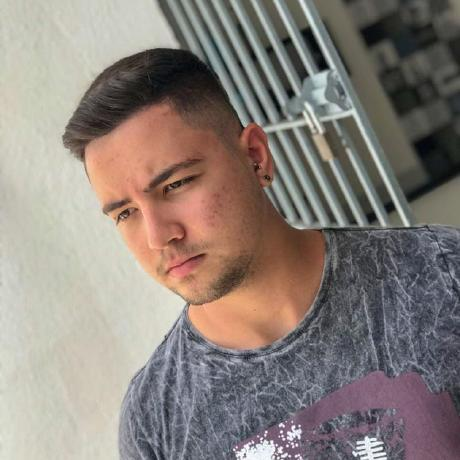
#> input picture tarefa_02/foto.jpg, 460 x 460 px
$ python 1.py foto.jpg 1.0 5 5 foto.jpg
#> lines starting #> are read from the running program, lines starting #| are printed output that depends on the picture
import cv2
import numpy as np
import sys

def gamma_correction(img : np.ndarray, lvl_brilho):
    gamma = lvl_brilho
    invgamma = 1.0/gamma
    table = dict()
    for i in range(0, 256):
        table[i] =  (i/255) ** invgamma
    for i in range(img.shape[0]):
        for j in range(img.shape[1]):
            img[i][j] = table[img[i][j]] * 255
    # cv2.imshow("image", img.astype(np.uint8))
    # cv2.waitKey(0)
    return img

def black_strip(img : np.ndarray, largura_entre_faixas, largura_faixas):
    pxl_atual = 0
    width = img.shape[1]
    while pxl_atual+largura_faixas < width:
        img[:,pxl_atual: pxl_atual+largura_faixas]=0
        pxl_atual += largura_faixas + largura_entre_faixas
        if pxl_atual+largura_faixas >= width:
            img[:,pxl_atual:]=0
            break
    # cv2.imshow("image", img.astype(np.uint8))
    # cv2.waitKey(0)
    return img

def main():
    try:
        pth_img = sys.argv[1]
        lvl_brilho = float(sys.argv[2])
        largura_entre_faixas = int(sys.argv[3])
        largura_faixas = int(sys.argv[4])
        pth_saida = sys.argv[5]
        img = cv2.imread(pth_img, 0)
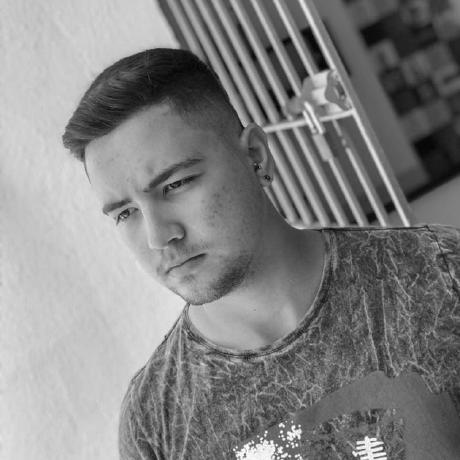
#> img: shape (460, 460); min 0, max 255, mean 131.1
    except:
        print("Argumentos inválidos")
        return -1
    img = gamma_correction(img, lvl_brilho)
    img = black_strip (img, largura_entre_faixas, largura_faixas)
#> after the loop in black_strip, `while pxl_atual+largura_faixas < width:`:
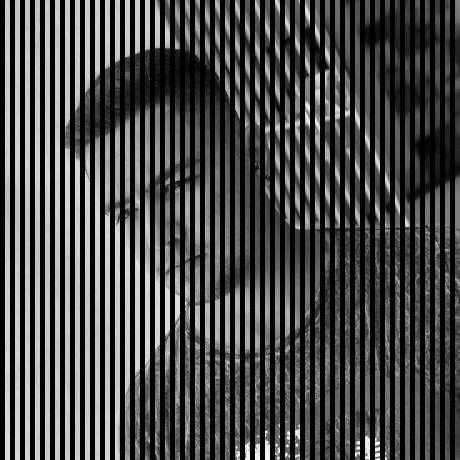
#> img: shape (460, 460); min 0, max 255, mean 65.2
    cv2.imwrite(pth_saida, img)

if __name__ == '__main__':
    main()
